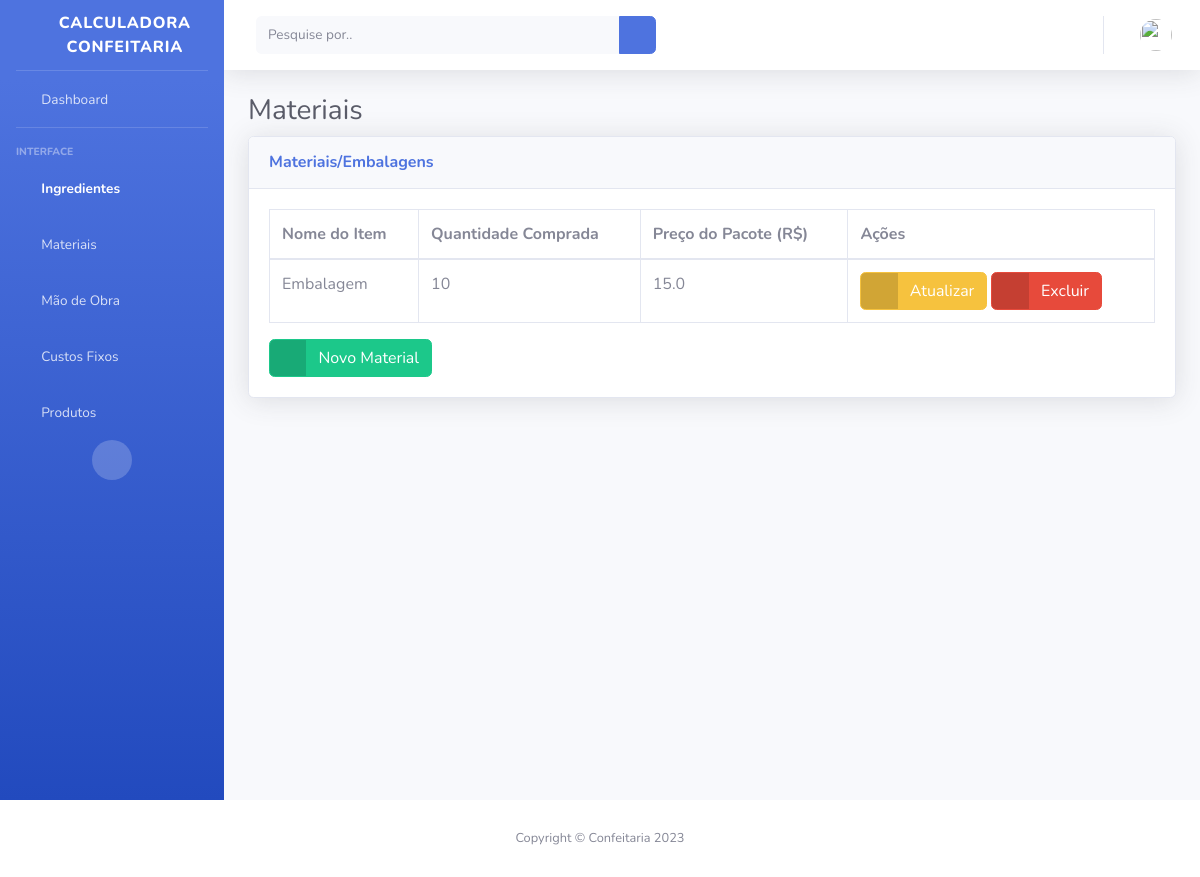
/material-list (signed in), run on an earlier commit of the app's database.
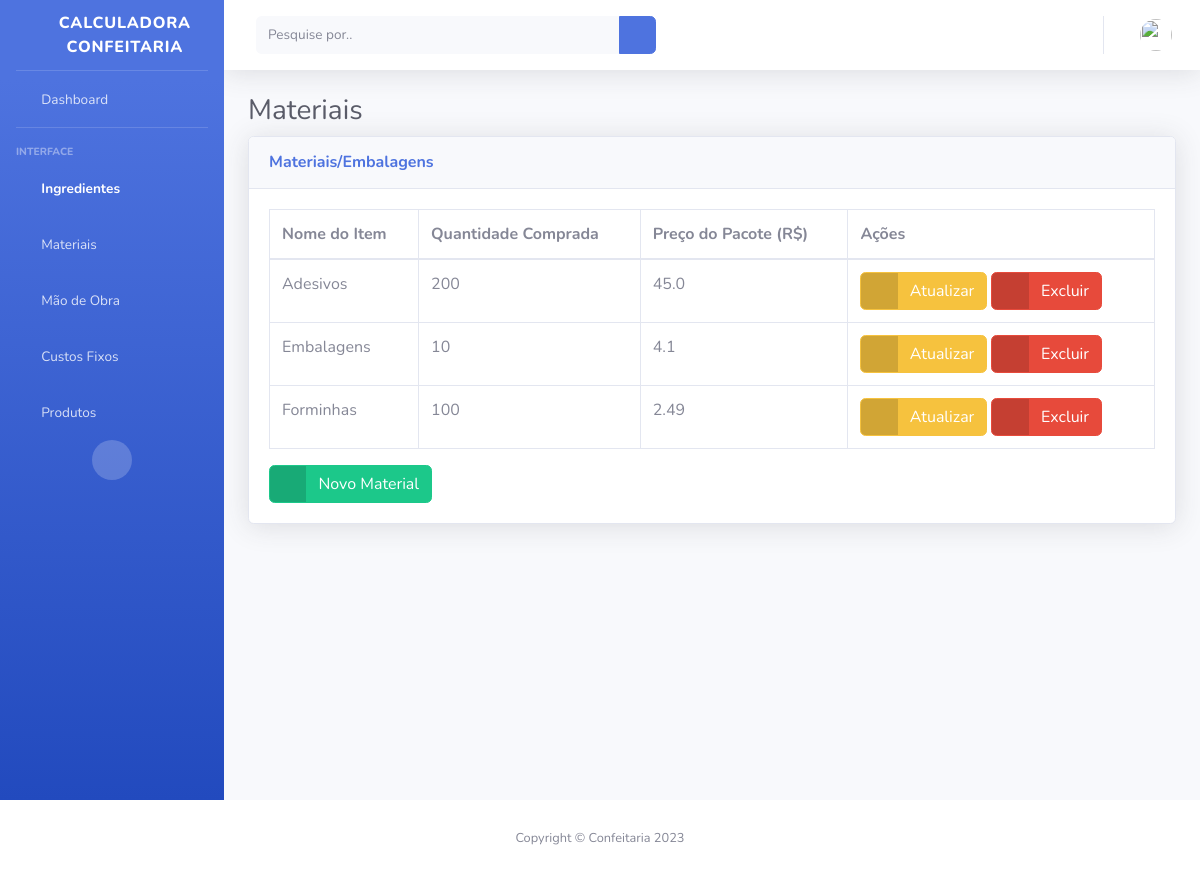
And on a later commit of the database.
### myapp/models.py (models this page shows, shortened)
class Material(models.Model):
    user = models.ForeignKey(CustomUser, blank=True, on_delete=models.CASCADE)
    name = models.CharField(_("Nome do Item:"), db_column='name', max_length=100, blank=False)
    quantity = models.IntegerField(
        _("Quantidade Comprada:"), db_column='quantity', blank=False)
    price = models.FloatField(_("(R$) Preço do Pacote de Embalagem:"), db_column='price', blank=False)
    class Meta:
        ordering = ["name"]

### myapp/views.py (the view)
# urls.py: path('material-list', views.materialList, name='material-list'),
@login_required
def materialList(request):
    current_user = request.user
    materials = current_user.material_set.all()
    return render(request, "material-list.html", {'materials': materials})

### myapp/templates/material-list.html
{% extends "base.html" %}
{% block content %}
<h1 class="h3 mb-2 text-gray-800">Materiais</h1>
<div class="card shadow mb-4">
<div class="card-header py-3">
    <h6 class="m-0 font-weight-bold text-primary">Materiais/Embalagens</h6>
</div>
<div class="card-body">
    <div class="table-responsive">
        <table class="table table-bordered" id="dataTable" width=100%" cellspacing="0">
            <thead>
                <tr>
                    <th scope="col">Nome do Item</th>
                    <th scope="col">Quantidade Comprada</th>
                    <th scope="col">Preço do Pacote (R$)</th>
                    <th scope="col">Ações</th>
                </tr>
            </thead>
            <tbody>
                {% for material in materials %}
                <tr>
                    <td>{{ material.name }}</td>
                    <td>{{ material.quantity }}</td>
                    <td>{{ material.price }}</td>
                    <td>
                        <a href="/material-update/{{ material.id }}" class="btn btn-warning btn-icon-split">
                                    <span class="icon text-white-50">
                                        <i class="fas fa-edit"></i>
                                    </span>
                                    <span class="text">Atualizar</span>
                        </a>
                        <a href="/material-delete/{{ material.id }}" class="btn btn-danger btn-icon-split">
                                    <span class="icon text-white-50">
                                        <i class="fas fa-trash"></i>
                                    </span>
                                    <span class="text">Excluir</span>
                        </a>
                    </td>
                </tr>
                {% endfor %}
            </tbody>
        </table>
        <a href="{%url 'material-create' %}" class="btn btn-success btn-icon-split">
                <span class="icon text-white-50">
                <i class="fas fa-plus"></i>
                </span>
                <span class="text">Novo Material</span>
        </a>
    </div>
</div>
</div>
{% endblock %}

What changed in the data, as far as the page shows it:
added Material: name "Adesivos", quantity "200", price "45.0"
added Material: name "Embalagens", quantity "10", price "4.1"
changed Material: name "Embalagem" → "Forminhas"; quantity "10" → "100"; price "15.0" → "2.49"
